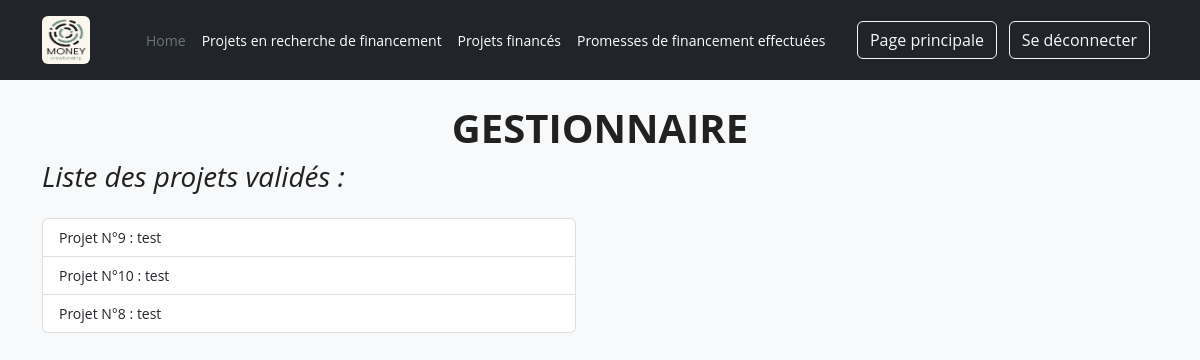
Page /afficher_liste_projets.php (signed in) on the committed database.
### tables this page shows
CREATE TABLE `projet` (
  `id` int(11) NOT NULL,
  `titre` varchar(100) DEFAULT NULL,
  `description` text DEFAULT NULL,
  `montant` decimal(10,0) DEFAULT NULL,
  `nom` varchar(100) DEFAULT NULL,
  `prenom` varchar(100) DEFAULT NULL,
  `adresse` varchar(150) DEFAULT NULL,
  `code_postal` varchar(5) DEFAULT NULL,
  `ville` varchar(100) DEFAULT NULL,
  `tel` varchar(10) DEFAULT NULL,
  `email` varchar(100) DEFAULT NULL,
  `date_creation` date DEFAULT NULL,
  `statut` varchar(3) DEFAULT NULL,
  `motif` text DEFAULT NULL,
  `cle` varchar(12) DEFAULT NULL
);

### afficher_liste_projets.php (called while the page is built, shortened)
<?php
$projet = new projet();
$listeProjetsValides = $projet->recupererTousLesProjetsFiltres("VAL");
include "templates/pages/page_liste_projets.php";

### data/projet.php (called while the page is built, shortened)
<?php
class projet {
    protected $titre = "";
    protected $id = 0;
    function getTitre() {
        return $this->titre;
    }
    function id() {
        return $this->id;
    }
    function chargerInformationsProjet($tabProjet) {
        if (isset($tabProjet["titre"])) {
            $this->titre = $tabProjet["titre"];
        }
    }
    function executerRequete($sql, $parametres = []) {
        global $bdd;
        $requete = $bdd->prepare($sql);
        if (!$requete->execute($parametres)) {
            echo "Echec de la requête";
            return false;
        }
        return $requete;
    }
    function recupererTousLesProjetsFiltres($valeur) {
        $sql = "SELECT `id`, `titre`, `description`, `montant`, `nom`, `prenom`, `adresse`, `code_postal`, `ville`, `tel`, `email`, `date_creation`, `statut`, `motif`, `cle`
                FROM `projet`
                WHERE `statut` = :valeur
                ORDER BY `date_creation` DESC";
        $parametres = [
            ":valeur" => $valeur
        ];
        $requete = $this->executerRequete($sql, $parametres);
        $lignes = $requete->fetchAll(PDO::FETCH_ASSOC);
        $liste = [];
        foreach ($lignes as $tabProjet) {
            $projet = new projet();
            $projet->chargerInformationsProjet($tabProjet);
            $projet->id = $tabProjet["id"];
            $liste[$tabProjet["id"]] = $projet;
        }
        return $liste;
    }
}

### templates/pages/page_liste_projets.php (the view, shortened to what this page needs)
<!DOCTYPE html>
<html lang="en">
<head>
    <?php include "templates/fragments/head.php" ?>
</head>
<body>
<?php include "templates/fragments/header.php" ?>
    <div class="container my-4">
        <main>
            <h1 class="h1 fw-bold text-center text-uppercase">Gestionnaire</h1>
            <div class="row g-5">
                <div class="col-md-4 col-lg-6">
                    <h2 class="h3 fst-italic">Liste des projets validés :</h2>
                    <?php if(empty($listeProjetsValides)): ?>
                        <div class="alert alert-primary my-4">Il n'y a pas de projets validés</div>
                    <?php else: ?>
                        <ul class="list-group my-4">
                            <?php foreach($listeProjetsValides as $unProjet): ?>
                                <li class="list-group-item list-group-item-action">Projet N°<?= $unProjet->id() ?> : <a href="afficher_detail_projet.php?id=<?= $unProjet->id() ?>" title="Vers le détail du projet" ><?= htmlentities($unProjet->getTitre()) ?></a></li>
                            <?php endforeach; ?>
                        </ul>
                    <?php endif; ?>
                </div>
            </div>
        </main>
    </div>
<?php include "templates/fragments/footer.php" ?>

### css/style.css (style rules this page uses)
* { margin: 0; padding: 0; box-sizing: border-box; }
html { scroll-behavior: smooth; }
body { color: #212121; background-color: #f8f9fa; font-size: 14px; font-family: 'Open Sans', sans-serif; }
a { text-decoration: none; color: inherit; }

### rows in the picture
projet: id "9", titre "test"
projet: id "10", titre "test"
projet: id "8", titre "test"
